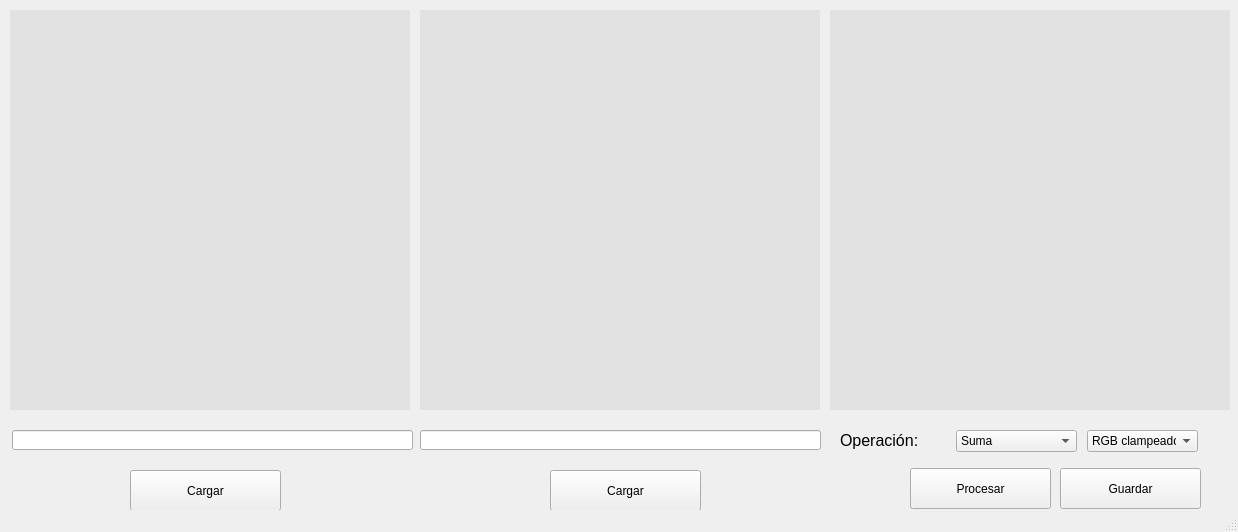
<?xml version="1.0" encoding="UTF-8"?>
<ui version="4.0">
 <class>MainWindow</class>
 <widget class="QMainWindow" name="MainWindow">
  <property name="geometry">
   <rect>
    <x>0</x>
    <y>0</y>
    <width>1238</width>
    <height>532</height>
   </rect>
  </property>
  <property name="sizePolicy">
   <sizepolicy hsizetype="Minimum" vsizetype="Minimum">
    <horstretch>0</horstretch>
    <verstretch>0</verstretch>
   </sizepolicy>
  </property>
  <property name="minimumSize">
   <size>
    <width>1238</width>
    <height>532</height>
   </size>
  </property>
  <property name="maximumSize">
   <size>
    <width>1238</width>
    <height>532</height>
   </size>
  </property>
  <property name="windowTitle">
   <string>MainWindow</string>
  </property>
  <widget class="QWidget" name="centralwidget">
   <widget class="QLabel" name="img1_lbl">
    <property name="geometry">
     <rect>
      <x>10</x>
      <y>10</y>
      <width>400</width>
      <height>400</height>
     </rect>
    </property>
    <property name="sizePolicy">
     <sizepolicy hsizetype="Expanding" vsizetype="Expanding">
      <horstretch>0</horstretch>
      <verstretch>0</verstretch>
     </sizepolicy>
    </property>
    <property name="palette">
     <palette>
      <active>
       <colorrole role="Button">
        <brush brushstyle="SolidPattern">
         <color alpha="255">
          <red>0</red>
          <green>170</green>
          <blue>0</blue>
         </color>
        </brush>
       </colorrole>
       <colorrole role="Base">
        <brush brushstyle="SolidPattern">
         <color alpha="255">
          <red>255</red>
          <green>255</green>
          <blue>255</blue>
         </color>
        </brush>
       </colorrole>
       <colorrole role="Window">
        <brush brushstyle="SolidPattern">
         <color alpha="255">
          <red>226</red>
          <green>226</green>
          <blue>226</blue>
         </color>
        </brush>
       </colorrole>
      </active>
      <inactive>
       <colorrole role="Button">
        <brush brushstyle="SolidPattern">
         <color alpha="255">
          <red>0</red>
          <green>170</green>
          <blue>0</blue>
         </color>
        </brush>
       </colorrole>
       <colorrole role="Base">
        <brush brushstyle="SolidPattern">
         <color alpha="255">
          <red>255</red>
          <green>255</green>
          <blue>255</blue>
         </color>
        </brush>
       </colorrole>
       <colorrole role="Window">
        <brush brushstyle="SolidPattern">
         <color alpha="255">
          <red>226</red>
          <green>226</green>
          <blue>226</blue>
         </color>
        </brush>
       </colorrole>
      </inactive>
      <disabled>
       <colorrole role="Button">
        <brush brushstyle="SolidPattern">
         <color alpha="255">
          <red>0</red>
          <green>170</green>
          <blue>0</blue>
         </color>
        </brush>
       </colorrole>
       <colorrole role="Base">
        <brush brushstyle="SolidPattern">
         <color alpha="255">
          <red>226</red>
          <green>226</green>
          <blue>226</blue>
         </color>
        </brush>
       </colorrole>
       <colorrole role="Window">
        <brush brushstyle="SolidPattern">
         <color alpha="255">
          <red>226</red>
          <green>226</green>
          <blue>226</blue>
         </color>
        </brush>
       </colorrole>
      </disabled>
     </palette>
    </property>
    <property name="autoFillBackground">
     <bool>true</bool>
    </property>
    <property name="text">
     <string/>
    </property>
   </widget>
   <widget class="QLabel" name="img2_lbl">
    <property name="geometry">
     <rect>
      <x>420</x>
      <y>10</y>
      <width>400</width>
      <height>400</height>
     </rect>
    </property>
    <property name="palette">
     <palette>
      <active>
       <colorrole role="Button">
        <brush brushstyle="SolidPattern">
         <color alpha="255">
          <red>0</red>
          <green>170</green>
          <blue>0</blue>
         </color>
        </brush>
       </colorrole>
       <colorrole role="Base">
        <brush brushstyle="SolidPattern">
         <color alpha="255">
          <red>255</red>
          <green>255</green>
          <blue>255</blue>
         </color>
        </brush>
       </colorrole>
       <colorrole role="Window">
        <brush brushstyle="SolidPattern">
         <color alpha="255">
          <red>226</red>
          <green>226</green>
          <blue>226</blue>
         </color>
        </brush>
       </colorrole>
      </active>
      <inactive>
       <colorrole role="Button">
        <brush brushstyle="SolidPattern">
         <color alpha="255">
          <red>0</red>
          <green>170</green>
          <blue>0</blue>
         </color>
        </brush>
       </colorrole>
       <colorrole role="Base">
        <brush brushstyle="SolidPattern">
         <color alpha="255">
          <red>255</red>
          <green>255</green>
          <blue>255</blue>
         </color>
        </brush>
       </colorrole>
       <colorrole role="Window">
        <brush brushstyle="SolidPattern">
         <color alpha="255">
          <red>226</red>
          <green>226</green>
          <blue>226</blue>
         </color>
        </brush>
       </colorrole>
      </inactive>
      <disabled>
       <colorrole role="Button">
        <brush brushstyle="SolidPattern">
         <color alpha="255">
          <red>0</red>
          <green>170</green>
          <blue>0</blue>
         </color>
        </brush>
       </colorrole>
       <colorrole role="Base">
        <brush brushstyle="SolidPattern">
         <color alpha="255">
          <red>226</red>
          <green>226</green>
          <blue>226</blue>
         </color>
        </brush>
       </colorrole>
       <colorrole role="Window">
        <brush brushstyle="SolidPattern">
         <color alpha="255">
          <red>226</red>
          <green>226</green>
          <blue>226</blue>
         </color>
        </brush>
       </colorrole>
      </disabled>
     </palette>
    </property>
    <property name="autoFillBackground">
     <bool>true</bool>
    </property>
    <property name="text">
     <string/>
    </property>
   </widget>
   <widget class="QLabel" name="img3_lbl">
    <property name="geometry">
     <rect>
      <x>830</x>
      <y>10</y>
      <width>400</width>
      <height>400</height>
     </rect>
    </property>
    <property name="palette">
     <palette>
      <active>
       <colorrole role="Button">
        <brush brushstyle="SolidPattern">
         <color alpha="255">
          <red>0</red>
          <green>170</green>
          <blue>0</blue>
         </color>
        </brush>
       </colorrole>
       <colorrole role="Base">
        <brush brushstyle="SolidPattern">
         <color alpha="255">
          <red>255</red>
          <green>255</green>
          <blue>255</blue>
         </color>
        </brush>
       </colorrole>
       <colorrole role="Window">
        <brush brushstyle="SolidPattern">
         <color alpha="255">
          <red>226</red>
          <green>226</green>
          <blue>226</blue>
         </color>
        </brush>
       </colorrole>
      </active>
      <inactive>
       <colorrole role="Button">
        <brush brushstyle="SolidPattern">
         <color alpha="255">
          <red>0</red>
          <green>170</green>
          <blue>0</blue>
         </color>
        </brush>
       </colorrole>
       <colorrole role="Base">
        <brush brushstyle="SolidPattern">
         <color alpha="255">
          <red>255</red>
          <green>255</green>
          <blue>255</blue>
         </color>
        </brush>
       </colorrole>
       <colorrole role="Window">
        <brush brushstyle="SolidPattern">
         <color alpha="255">
          <red>226</red>
          <green>226</green>
          <blue>226</blue>
         </color>
        </brush>
       </colorrole>
      </inactive>
      <disabled>
       <colorrole role="Button">
        <brush brushstyle="SolidPattern">
         <color alpha="255">
          <red>0</red>
          <green>170</green>
          <blue>0</blue>
         </color>
        </brush>
       </colorrole>
       <colorrole role="Base">
        <brush brushstyle="SolidPattern">
         <color alpha="255">
          <red>226</red>
          <green>226</green>
          <blue>226</blue>
         </color>
        </brush>
       </colorrole>
       <colorrole role="Window">
        <brush brushstyle="SolidPattern">
         <color alpha="255">
          <red>226</red>
          <green>226</green>
          <blue>226</blue>
         </color>
        </brush>
       </colorrole>
      </disabled>
     </palette>
    </property>
    <property name="autoFillBackground">
     <bool>true</bool>
    </property>
    <property name="text">
     <string/>
    </property>
   </widget>
   <widget class="QLineEdit" name="image1_edit">
    <property name="geometry">
     <rect>
      <x>12</x>
      <y>430</y>
      <width>401</width>
      <height>20</height>
     </rect>
    </property>
   </widget>
   <widget class="QLineEdit" name="img2_edit">
    <property name="geometry">
     <rect>
      <x>420</x>
      <y>430</y>
      <width>401</width>
      <height>20</height>
     </rect>
    </property>
   </widget>
   <widget class="QPushButton" name="img1_btn">
    <property name="geometry">
     <rect>
      <x>130</x>
      <y>470</y>
      <width>151</width>
      <height>41</height>
     </rect>
    </property>
    <property name="text">
     <string>Cargar</string>
    </property>
   </widget>
   <widget class="QPushButton" name="img2_btn">
    <property name="geometry">
     <rect>
      <x>550</x>
      <y>470</y>
      <width>151</width>
      <height>41</height>
     </rect>
    </property>
    <property name="text">
     <string>Cargar</string>
    </property>
   </widget>
   <widget class="QComboBox" name="op_cb">
    <property name="geometry">
     <rect>
      <x>956</x>
      <y>430</y>
      <width>121</width>
      <height>22</height>
     </rect>
    </property>
    <item>
     <property name="text">
      <string>Suma</string>
     </property>
    </item>
    <item>
     <property name="text">
      <string>Resta</string>
     </property>
    </item>
    <item>
     <property name="text">
      <string>If lighter</string>
     </property>
    </item>
    <item>
     <property name="text">
      <string>If darker</string>
     </property>
    </item>
   </widget>
   <widget class="QComboBox" name="format_cb">
    <property name="geometry">
     <rect>
      <x>1087</x>
      <y>430</y>
      <width>111</width>
      <height>22</height>
     </rect>
    </property>
    <item>
     <property name="text">
      <string>RGB clampeado</string>
     </property>
    </item>
    <item>
     <property name="text">
      <string>RGB promediado</string>
     </property>
    </item>
    <item>
     <property name="text">
      <string>YIQ clampeado</string>
     </property>
    </item>
   </widget>
   <widget class="QLabel" name="op_label">
    <property name="geometry">
     <rect>
      <x>840</x>
      <y>430</y>
      <width>131</width>
      <height>21</height>
     </rect>
    </property>
    <property name="font">
     <font>
      <family>Segoe UI</family>
      <pointsize>12</pointsize>
     </font>
    </property>
    <property name="text">
     <string>Operación:</string>
    </property>
   </widget>
   <widget class="QPushButton" name="process_btn">
    <property name="geometry">
     <rect>
      <x>910</x>
      <y>468</y>
      <width>141</width>
      <height>41</height>
     </rect>
    </property>
    <property name="text">
     <string>Procesar</string>
    </property>
   </widget>
   <widget class="QPushButton" name="save_btn">
    <property name="geometry">
     <rect>
      <x>1060</x>
      <y>468</y>
      <width>141</width>
      <height>41</height>
     </rect>
    </property>
    <property name="text">
     <string>Guardar</string>
    </property>
   </widget>
   <zorder>img1_lbl</zorder>
   <zorder>img2_lbl</zorder>
   <zorder>img3_lbl</zorder>
   <zorder>image1_edit</zorder>
   <zorder>img2_edit</zorder>
   <zorder>img1_btn</zorder>
   <zorder>img2_btn</zorder>
   <zorder>op_cb</zorder>
   <zorder>format_cb</zorder>
   <zorder>op_label</zorder>
   <zorder>save_btn</zorder>
   <zorder>process_btn</zorder>
  </widget>
  <widget class="QMenuBar" name="menubar">
   <property name="geometry">
    <rect>
     <x>0</x>
     <y>0</y>
     <width>1238</width>
     <height>21</height>
    </rect>
   </property>
  </widget>
  <widget class="QStatusBar" name="statusbar"/>
 </widget>
 <resources/>
 <connections/>
</ui>
